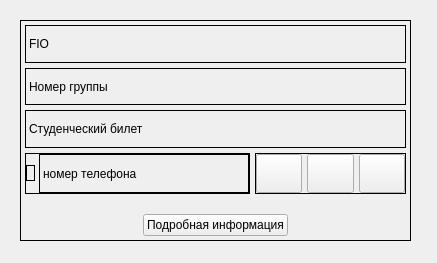
<?xml version="1.0" encoding="UTF-8"?>
<ui version="4.0">
 <class>Form</class>
 <widget class="QWidget" name="Form">
  <property name="geometry">
   <rect>
    <x>0</x>
    <y>0</y>
    <width>437</width>
    <height>263</height>
   </rect>
  </property>
  <property name="windowTitle">
   <string>Form</string>
  </property>
  <property name="styleSheet">
   <string notr="true">QFrame {
	border: 1px solid black;
}</string>
  </property>
  <widget class="QFrame" name="frame">
   <property name="geometry">
    <rect>
     <x>20</x>
     <y>20</y>
     <width>391</width>
     <height>221</height>
    </rect>
   </property>
   <property name="frameShape">
    <enum>QFrame::StyledPanel</enum>
   </property>
   <property name="frameShadow">
    <enum>QFrame::Raised</enum>
   </property>
   <layout class="QGridLayout" name="gridLayout">
    <property name="leftMargin">
     <number>4</number>
    </property>
    <property name="topMargin">
     <number>4</number>
    </property>
    <property name="rightMargin">
     <number>4</number>
    </property>
    <property name="bottomMargin">
     <number>4</number>
    </property>
    <property name="spacing">
     <number>5</number>
    </property>
    <item row="2" column="0" colspan="3">
     <widget class="QLabel" name="label_student_id_number">
      <property name="text">
       <string>Студенческий билет</string>
      </property>
      <property name="wordWrap">
       <bool>true</bool>
      </property>
     </widget>
    </item>
    <item row="1" column="0" colspan="3">
     <widget class="QLabel" name="label_number_group">
      <property name="text">
       <string>Номер группы</string>
      </property>
      <property name="wordWrap">
       <bool>true</bool>
      </property>
     </widget>
    </item>
    <item row="3" column="0">
     <widget class="QFrame" name="frame_phone">
      <property name="frameShape">
       <enum>QFrame::StyledPanel</enum>
      </property>
      <property name="frameShadow">
       <enum>QFrame::Raised</enum>
      </property>
      <layout class="QHBoxLayout" name="horizontalLayout_phone">
       <property name="spacing">
        <number>4</number>
       </property>
       <property name="leftMargin">
        <number>0</number>
       </property>
       <property name="topMargin">
        <number>0</number>
       </property>
       <property name="rightMargin">
        <number>0</number>
       </property>
       <property name="bottomMargin">
        <number>0</number>
       </property>
       <item alignment="Qt::AlignLeft|Qt::AlignVCenter">
        <widget class="QLabel" name="label_icon_phone">
         <property name="sizePolicy">
          <sizepolicy hsizetype="Expanding" vsizetype="Preferred">
           <horstretch>0</horstretch>
           <verstretch>0</verstretch>
          </sizepolicy>
         </property>
         <property name="maximumSize">
          <size>
           <width>40</width>
           <height>40</height>
          </size>
         </property>
         <property name="text">
          <string/>
         </property>
         <property name="textFormat">
          <enum>Qt::AutoText</enum>
         </property>
         <property name="pixmap">
          <pixmap resource="../../../icons/icons.qrc">:/icons/socialNetwork/phone.png</pixmap>
         </property>
         <property name="scaledContents">
          <bool>true</bool>
         </property>
        </widget>
       </item>
       <item>
        <widget class="QLabel" name="label_phone_number">
         <property name="sizePolicy">
          <sizepolicy hsizetype="Expanding" vsizetype="Preferred">
           <horstretch>0</horstretch>
           <verstretch>0</verstretch>
          </sizepolicy>
         </property>
         <property name="text">
          <string>номер телефона</string>
         </property>
         <property name="alignment">
          <set>Qt::AlignLeading|Qt::AlignLeft|Qt::AlignVCenter</set>
         </property>
        </widget>
       </item>
      </layout>
     </widget>
    </item>
    <item row="4" column="0" colspan="3" alignment="Qt::AlignHCenter|Qt::AlignBottom">
     <widget class="QPushButton" name="pushButton_all_info">
      <property name="cursor">
       <cursorShape>PointingHandCursor</cursorShape>
      </property>
      <property name="text">
       <string>Подробная информация</string>
      </property>
      <property name="icon">
       <iconset resource="../../../icons/icons.qrc">
        <normaloff>:/icons/main/about.png</normaloff>:/icons/main/about.png</iconset>
      </property>
      <property name="iconSize">
       <size>
        <width>25</width>
        <height>25</height>
       </size>
      </property>
     </widget>
    </item>
    <item row="3" column="1" colspan="2">
     <widget class="QFrame" name="frame_button">
      <property name="minimumSize">
       <size>
        <width>151</width>
        <height>41</height>
       </size>
      </property>
      <property name="frameShape">
       <enum>QFrame::StyledPanel</enum>
      </property>
      <property name="frameShadow">
       <enum>QFrame::Raised</enum>
      </property>
      <layout class="QHBoxLayout" name="horizontalLayout">
       <property name="spacing">
        <number>5</number>
       </property>
       <property name="leftMargin">
        <number>0</number>
       </property>
       <property name="topMargin">
        <number>0</number>
       </property>
       <property name="rightMargin">
        <number>0</number>
       </property>
       <property name="bottomMargin">
        <number>0</number>
       </property>
       <item>
        <widget class="QPushButton" name="pushButton_mail">
         <property name="maximumSize">
          <size>
           <width>64</width>
           <height>64</height>
          </size>
         </property>
         <property name="cursor">
          <cursorShape>PointingHandCursor</cursorShape>
         </property>
         <property name="text">
          <string/>
         </property>
         <property name="icon">
          <iconset resource="../../../icons/icons.qrc">
           <normaloff>:/icons/socialNetwork/email.png</normaloff>:/icons/socialNetwork/email.png</iconset>
         </property>
         <property name="iconSize">
          <size>
           <width>32</width>
           <height>32</height>
          </size>
         </property>
        </widget>
       </item>
       <item>
        <widget class="QPushButton" name="pushButton_vk">
         <property name="maximumSize">
          <size>
           <width>64</width>
           <height>64</height>
          </size>
         </property>
         <property name="cursor">
          <cursorShape>PointingHandCursor</cursorShape>
         </property>
         <property name="text">
          <string/>
         </property>
         <property name="icon">
          <iconset resource="../../../icons/icons.qrc">
           <normaloff>:/icons/socialNetwork/vk.png</normaloff>:/icons/socialNetwork/vk.png</iconset>
         </property>
         <property name="iconSize">
          <size>
           <width>32</width>
           <height>32</height>
          </size>
         </property>
        </widget>
       </item>
       <item>
        <widget class="QPushButton" name="pushButton_telegram">
         <property name="maximumSize">
          <size>
           <width>64</width>
           <height>64</height>
          </size>
         </property>
         <property name="cursor">
          <cursorShape>PointingHandCursor</cursorShape>
         </property>
         <property name="text">
          <string/>
         </property>
         <property name="icon">
          <iconset resource="../../../icons/icons.qrc">
           <normaloff>:/icons/socialNetwork/telegram.png</normaloff>:/icons/socialNetwork/telegram.png</iconset>
         </property>
         <property name="iconSize">
          <size>
           <width>32</width>
           <height>32</height>
          </size>
         </property>
        </widget>
       </item>
      </layout>
     </widget>
    </item>
    <item row="0" column="0" colspan="3">
     <widget class="QLabel" name="label_fio">
      <property name="text">
       <string>FIO</string>
      </property>
      <property name="wordWrap">
       <bool>true</bool>
      </property>
     </widget>
    </item>
   </layout>
  </widget>
 </widget>
 <resources>
  <include location="../../../icons/icons.qrc"/>
  <include location="../icons/icons.qrc"/>
 </resources>
 <connections/>
</ui>
